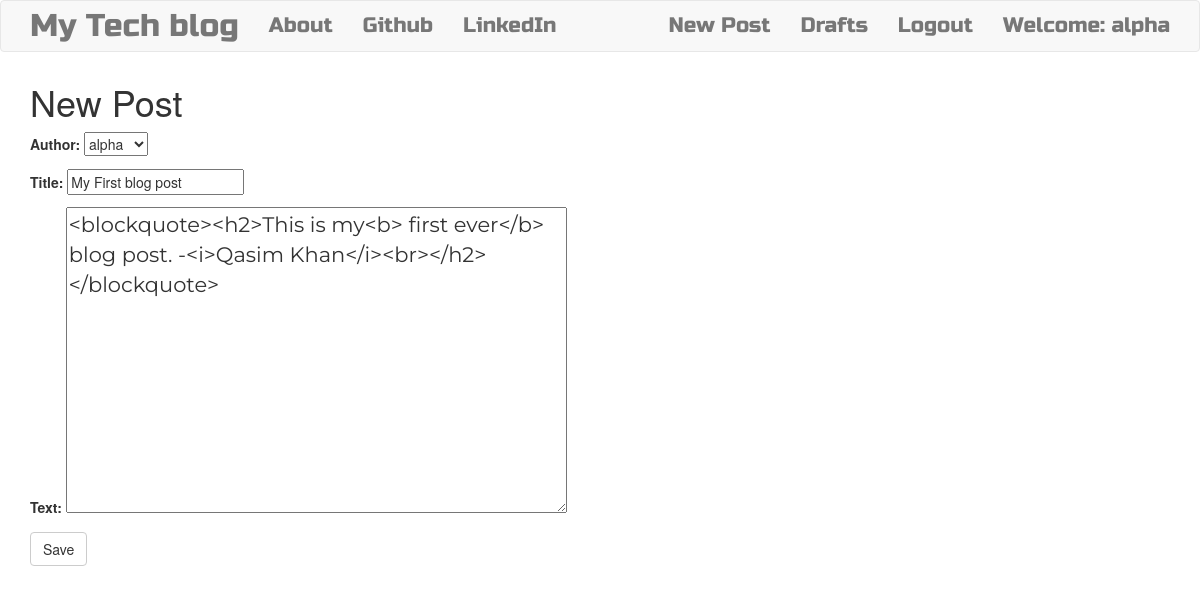
The app's page /post/10/edit/ (signed in) with its own data.
### blog/models.py (models this page shows, shortened)
class Post(models.Model):
    author = models.ForeignKey('auth.User', on_delete=models.CASCADE)
    title = models.CharField(max_length=200)
    text = models.TextField()
    create_date = models.DateTimeField(default=django.utils.timezone.now)
    published_date = models.DateTimeField(blank=True, null=True)

### blog/views.py (the view)
# urls.py: path('post/<int:pk>/edit/',views.PostUpdateView.as_view(), name="post_edit"),
class PostUpdateView(LoginRequiredMixin, UpdateView):
    login_url = '/login/'
    redirect_field_name = 'blog/post_detail.html'
    form_class = PostForm
    model = Post

### blog/forms.py
class PostForm(forms.ModelForm):
    class Meta():
        model = Post
        fields = ('author','title','text')
        widgets = {
            'title':forms.TextInput(attrs={'class':'textinputclass'}),
            'text':forms.Textarea(attrs={'class':'editable medium-editor-textarea postcontent'}),
        }

### blog/templates/blog/post_form.html (shortened to what this page needs)
{% extends "blog/base.html" %}
{% block content %}
  <h1>New Post</h1>
  <form class="post-form" method="POST">
    {{form.as_p}}
    <button type="submit" class="save btn btn-default">Save</button>
  </form>
{% endblock %}

### blog/templates/blog/base.html (shortened to what this page needs)
<!DOCTYPE html>
{% load static %}
<html lang="en" dir="ltr">
  <head>
    <link rel="stylesheet" href="https://maxcdn.bootstrapcdn.com/bootstrap/3.3.7/css/bootstrap.min.css">
    <link rel="stylesheet" href="//cdn.jsdelivr.net/npm/medium-editor@latest/dist/css/medium-editor.min.css" type="text/css" media="screen" charset="utf-8">
    <link rel="stylesheet" href="{% static 'css/blog.css' %}">
  </head>
  <body>
    <nav class="navbar navbar-default techfont custom-navbar">
      <div class="container">
        <ul class="nav navbar-nav">
          <li> <a class="navbar-brand bigbrand" href="{% url 'blog:post_list' %}">My Tech blog</a></li>
          <li> <a href="{% url 'blog:about' %}">About</a> </li>
          <li> <a href="https://www.github.com">Github</a> </li>
          <li> <a href="https://www.linkedin.com">LinkedIn</a> </li>
        </ul>
        <ul class="nav navbar-nav navbar-right">
          {% if user.is_authenticated %}
            <li>
              <a href="{% url 'blog:post_new' %}">New Post</a>
            </li>
            <li>
              <a href="{% url 'blog:post_draft_list' %}">Drafts</a>
            </li>
            <li>
              <a href="{% url 'logout' %}">Logout</a>
            </li>
            <li>
              <a>Welcome: {{user.username }}</a>
            </li>
            {% else %}
            <li> <a class='nav navbar-right' href="{% url 'login' %}"> <span class='glyphicon glyphicon-user'></span> </a> </li>
          {% endif %}
        </ul>
      </div>
    </nav>
    <div class="content container">
      <div class="row">
        <div class="col-md-8">
          <div class="blog_posts">
            {% block content %}
            {% endblock %}
          </div>
        </div>
      </div>
    </div>
  </body>
</html>

### blog/static/css/blog.css (style rules this page uses)
.techfont { font-family: 'Russo One',sans-serif; font-size: 1.5em; margin-bottom: 10px; }
.bigbrand { font-size: 1.5em; }
.postcontent { font-family: 'Montserrat'; font-size: 1.5em; }

### records on screen
Post: author "alpha", title "My First blog post", text "<blockquote><h2>This is my<b> first ever</b> blog post. -<i>Qasim Khan</i><br></h2></blockquote>"

### other values on screen
{{ user.username }} "alpha"
